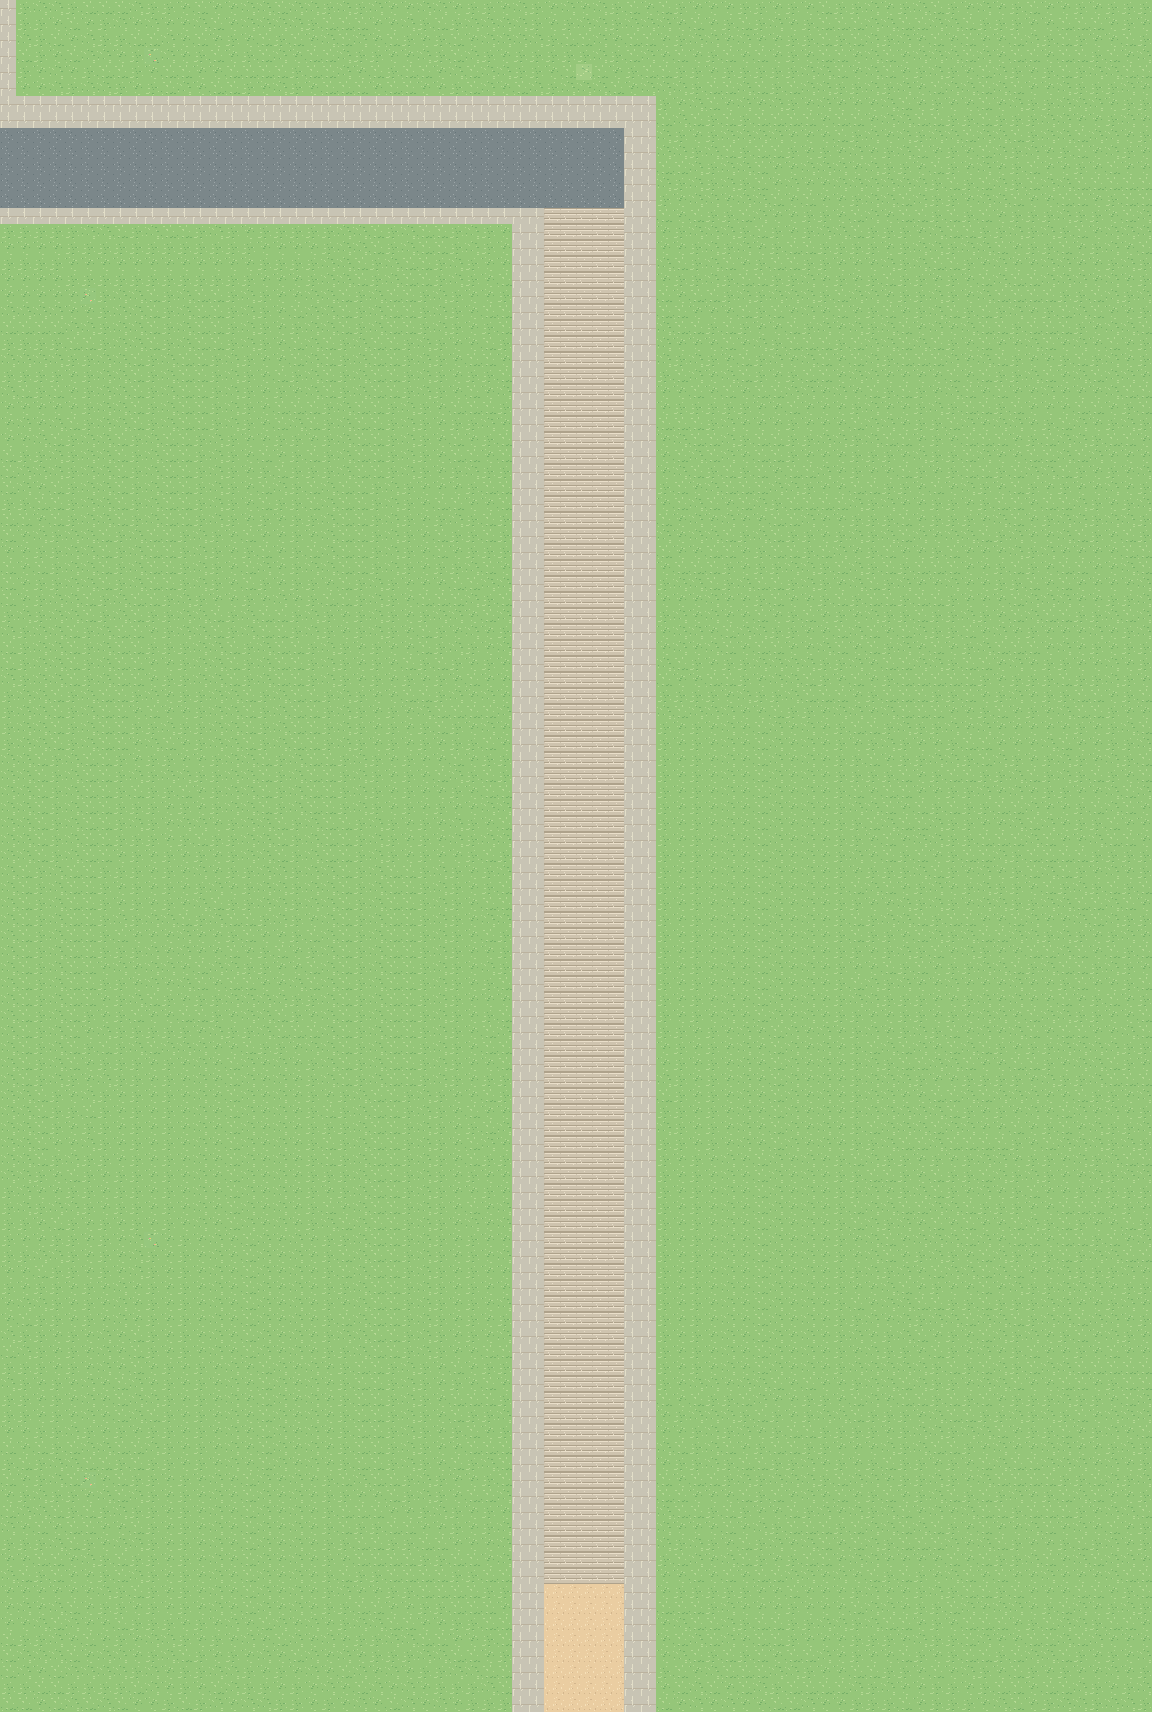

Rendered tile map (Tiled .tmx) drawn with the repository's tilesets; below, a short description and the map source with its tile grids summarised:
An orthogonal 72x107 tile map with 16x16 px tiles, 4 tile layers (Ground, Landscape, Roads, BuildingPads), 2 tilesets and 3 objects (player_start, exit_west, exit_south).

<map version="1.10" tiledversion="1.12.2" orientation="orthogonal" renderorder="right-down" width="72" height="107" tilewidth="16" tileheight="16" infinite="0" backgroundcolor="#95c679" nextlayerid="7" nextobjectid="4">
 <tileset firstgid="1" name="swu_terrain_16" tilewidth="16" tileheight="16" tilecount="320" columns="16">
  <image source="../assets/ground_tiles_16.png" width="256" height="320" />
 </tileset>
 <tileset firstgid="321" source="../assets/stone_stairs_seamless_16.tsx" />
 <layer id="1" name="Ground" width="72" height="107">
  <data>[7704 cells, 7669 non-empty, 4 distinct tile ids]</data>
 </layer>
 <layer id="2" name="Landscape" width="72" height="107">
  <data>[7704 cells, 34 non-empty, 5 distinct tile ids]</data>
 </layer>
 <layer id="3" name="Roads" width="72" height="107">
  <data>[7704 cells, 1171 non-empty, 5 distinct tile ids]</data>
 </layer>
 <layer id="4" name="BuildingPads" width="72" height="107">
  <data>[7704 cells, 0 non-empty, 0 distinct tile ids]</data>
 </layer>
 <objectgroup id="5" name="Spawn" visible="0">
  <object id="1" name="player_start" x="576" y="856" />
 </objectgroup>
 <objectgroup id="6" name="Portals" visible="0">
  <object id="2" name="exit_west" x="0" y="0" width="16" height="1712">
   <properties>
    <property name="target_scene" value="04" />
   </properties>
  </object>
  <object id="3" name="exit_south" x="0" y="1696" width="1152" height="16">
   <properties>
    <property name="target_scene" value="07" />
   </properties>
  </object>
 </objectgroup>
</map>
